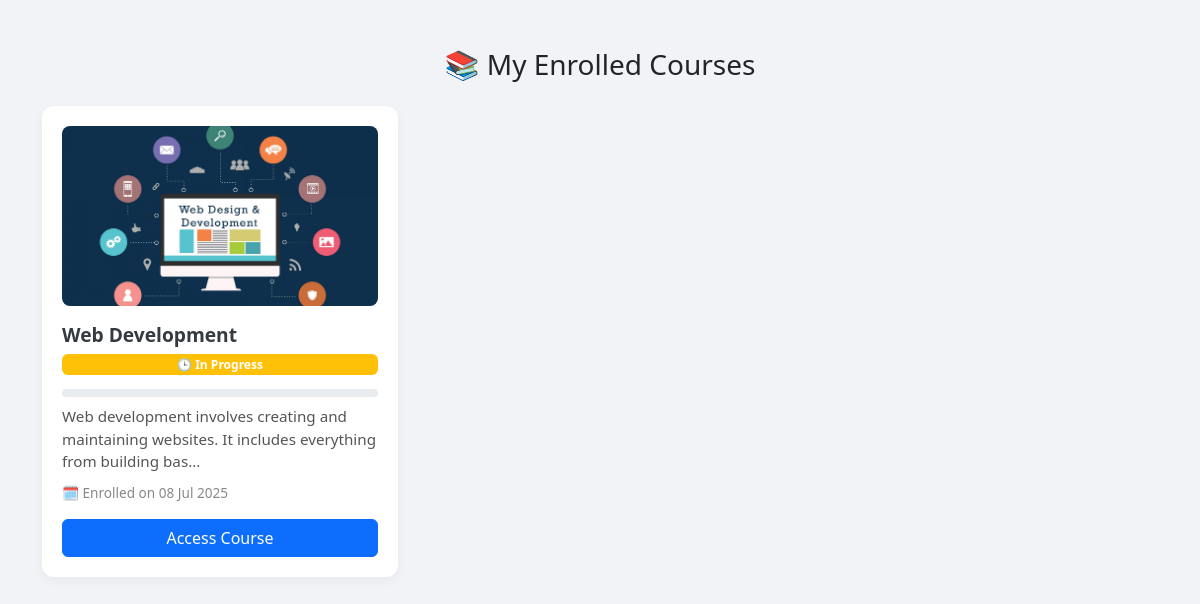
The page /student/my_courses.php (signed in) on the database its author committed.
### tables this page shows
CREATE TABLE `enrollments` (
  `id` int(11) NOT NULL,
  `user_id` int(11) DEFAULT NULL,
  `course_id` int(11) DEFAULT NULL,
  `status` enum('active','completed','cancelled') DEFAULT 'active',
  `student_email` varchar(255) DEFAULT NULL,
  `completion_percent` int(11) DEFAULT 0,
  `payment_status` enum('Pending','Success','Failed') DEFAULT 'Pending',
  `student_name` varchar(255) DEFAULT NULL,
  `payment_method` varchar(50) DEFAULT NULL,
  `payment_details` varchar(255) DEFAULT NULL,
  `amount_paid` decimal(10,2) DEFAULT NULL,
  `platform_fee` decimal(10,2) DEFAULT NULL,
  `enrolled_at` datetime DEFAULT current_timestamp()
);

CREATE TABLE `courses` (
  `id` int(11) NOT NULL,
  `instructor_id` int(11) DEFAULT NULL,
  `title` varchar(255) NOT NULL,
  `description` text DEFAULT NULL,
  `image` varchar(255) DEFAULT NULL,
  `price` decimal(10,2) DEFAULT NULL,
  `duration` varchar(100) DEFAULT NULL,
  `status` enum('draft','published') NOT NULL DEFAULT 'draft',
  `created_at` timestamp NOT NULL DEFAULT current_timestamp(),
  `videos` text DEFAULT NULL,
  `pdfs` text DEFAULT NULL
);

### student/my_courses.php (the view, shortened to what this page needs)
<?php
require '../config.php';
$student_id = $_SESSION['student_id'];
$stmt = $conn->prepare("SELECT email FROM users WHERE id = ?");
$stmt->bind_param("i", $student_id);
$stmt->execute();
$stmt->bind_result($student_email);
$sql = "SELECT c.id, c.title, c.description, c.image, c.videos, e.enrolled_at
        FROM enrollments e
        JOIN courses c ON e.course_id = c.id
        WHERE e.student_email = ?";
$stmt = $conn->prepare($sql);
$stmt->bind_param("s", $student_email);
$stmt->execute();
$result = $stmt->get_result();
?>
<!DOCTYPE html>
<html lang="en">
<head>
    <link href="https://cdn.jsdelivr.net/npm/bootstrap@5.3.0/dist/css/bootstrap.min.css" rel="stylesheet">
</head>
<body>
<div class="container py-5">
    <h3 class="mb-4 text-center">📚 My Enrolled Courses</h3>
    <?php if ($result->num_rows > 0): ?>
        <div class="row g-4">
            <?php while ($row = $result->fetch_assoc()):
                $course_id = $row['id'];
                $video_list = array_filter(array_map('trim', explode(',', $row['videos'])));
                $total_videos = count($video_list);
                $stmt2 = $conn->prepare("SELECT COUNT(*) FROM watched_videos WHERE student_id = ? AND course_id = ?");
                $stmt2->bind_param("ii", $student_id, $course_id);
                $stmt2->execute();
                $stmt2->bind_result($watched_count);
                $completion = ($total_videos > 0) ? round(($watched_count / $total_videos) * 100) : 0;
                $conn->query("UPDATE enrollments SET completion_percent = $completion WHERE student_email = '$student_email' AND course_id = $course_id");
            ?>
            <div class="col-md-6 col-lg-4">
                <div class="course-card">
                    <img src="../uploads/<?= htmlspecialchars($row['image']) ?>" alt="Course Image" class="course-img">
                    <div class="course-title"><?= htmlspecialchars($row['title']) ?></div>
                    <span class="badge bg-<?= $completion == 100 ? 'success' : 'warning' ?> small mb-2">
                        <?= $completion == 100 ? '✅ Completed' : '🕒 In Progress' ?>
                    </span>
                    <div class="progress">
                    </div>
                    <div class="course-description mt-2">
                        <?= htmlspecialchars(substr($row['description'], 0, 100)) ?>...
                    </div>
                    <div class="enroll-date">
                        🗓️ Enrolled on <?= date('d M Y', strtotime($row['enrolled_at'])) ?>
                    </div>
                    <a href="view_course.php?course_id=<?= $course_id ?>" class="btn btn-primary btn-access">
                        Access Course
                    </a>
                </div>
            </div>
            <?php endwhile; ?>
        </div>
    <?php else: ?>
        <div class="alert alert-info text-center">
            You haven't enrolled in any courses yet.
        </div>
    <?php endif; ?>
</div>
</body>
</html>

### student/my_courses.php (style rules this page uses)
body { background-color: #f1f3f6; font-family: 'Segoe UI', sans-serif; }
.course-card { background: #fff; border-radius: 12px; padding: 20px; box-shadow: 0 4px 12px rgba(0,0,0,0.05); transition: all 0.3s ease; height: 100%; display: flex; flex-direction: column; }
.course-img { width: 100%; height: 180px; object-fit: cover; border-radius: 8px; margin-bottom: 15px; }
.course-title { font-size: 1.2rem; font-weight: 600; color: #343a40; margin-bottom: 5px; }
.course-description { font-size: 0.95rem; color: #555; flex-grow: 1; }
.enroll-date { font-size: 0.85rem; color: #888; margin-top: 10px; }
.progress { height: 8px; margin-top: 6px; border-radius: 4px; }
.btn-access { margin-top: 15px; }

### rows shown on the page
enrollments: course.image (picture), course.title "Web Development", course.description "Web development involves creating and maintaining websites. It includes everything from building bas", enrolled_at "08 Jul 2025"
